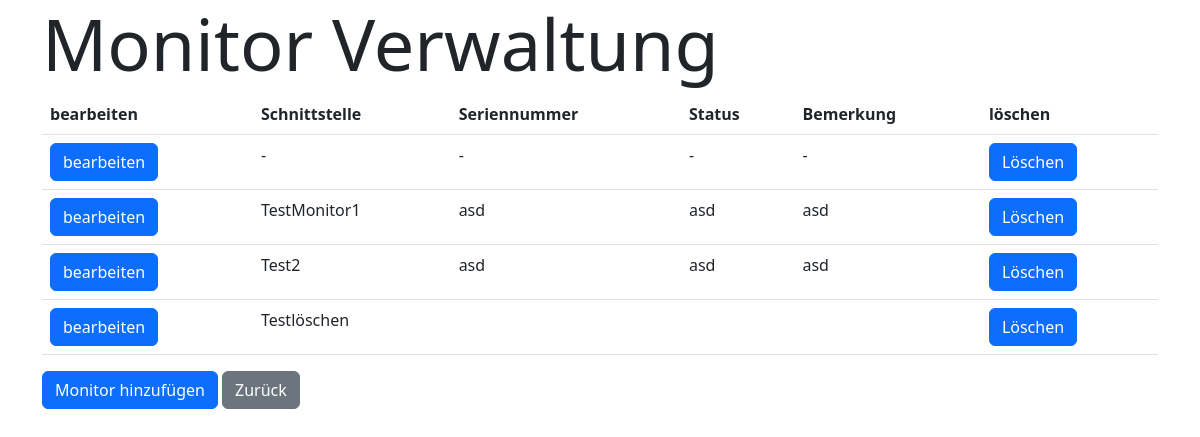
The app's page /itinventory/monitors/ (signed in), older data.
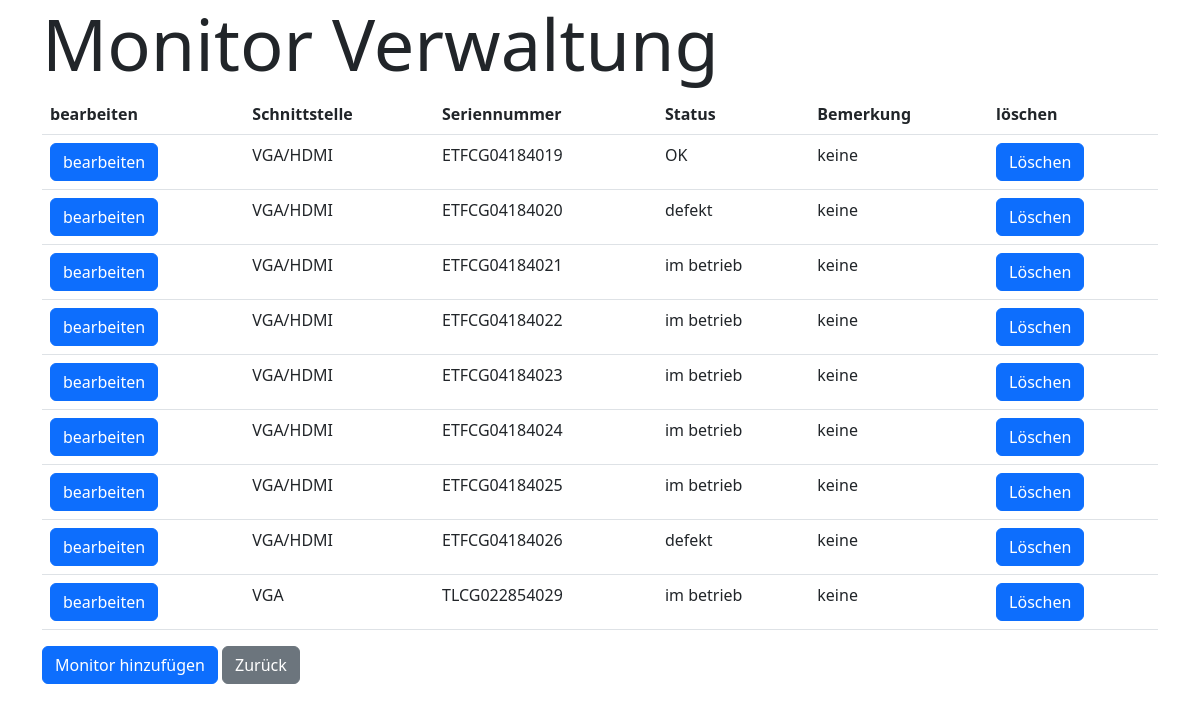
The same page, newer data.
### itinventory/models.py (models this page shows)
class Monitor(models.Model):
    schnittstelle = models.CharField(max_length=255)
    serialnummer = models.CharField(max_length=55,default=None, null=True, blank=True)
    bemaerkung = models.CharField(max_length=300,default=None, null=True, blank=True)
    status = models.CharField(max_length=100,default=None, null=True, blank=True)

### itinventory/views.py (the view)
# urls.py: path('monitors/', views.monitors, name='monitors'),
@login_required
def monitors(request):
    myMonitors = Monitor.objects.all().values()
    template = loader.get_template('monitors.html')
    context = {
        'myMonitors': myMonitors
    }
    return HttpResponse(template.render(context, request))

### itinventory/templates/monitors.html (shortened to what this page needs)
<!doctype html>
<html lang="en">
  <head>
    <link href="https://cdn.jsdelivr.net/npm/bootstrap@5.2.2/dist/css/bootstrap.min.css" rel="stylesheet">
    <link rel="icon" href="https://usercontent.one/wp/www.qa-rheinruhr.de/wp-content/uploads/favicon.png" sizes="32x32">  </head>
  <body>
    <div class="container" >
        <div class="row">
            <div class="col-12">
              <h1 class="display-2">Monitor Verwaltung</h1>
              <form action="/itinventory/addplatz/addplatzRecord/" method="post">
                <div class="table-responsive">
                <table class="table">
                  <tr>
                    <th>bearbeiten</th>
                    <th>Schnittstelle</th>
                    <th>Seriennummer</th>
                    <th>Status</th>
                    <th>Bemerkung</th>
                    <th>löschen</th>
                  </tr>
                  {% for x in myMonitors %}
                  <tr>
                    <td><a href="/itinventory/updateMONITOR/{{ x.id }}" class="btn btn-primary">bearbeiten</a></td>
                    <td>{{ x.schnittstelle }}</td>
                    <td>{{ x.serialnummer }}</td>
                    <td>{{ x.status }}</td>
                    <td>{{ x.bemaerkung }}</td>
                    <td>
                      <button type="button" class="btn btn-primary" data-bs-toggle="modal" data-bs-target="#exampleModal{{ x.id }}">
                        Löschen
                      </button>
                    </td>
                </tr>
                {% endfor %}
                </table>
              </div>
                <a href="/itinventory/addMONITOR/" class="btn btn-primary">Monitor hinzufügen</a>
                <a href="/itinventory/" class="btn btn-secondary">Zurück</a>
              </form>
            </div>
        </div>
    </div>
  </body>
</html>

Row changes from the older to the newer data that the page shows:
removed Monitor: schnittstelle "-", serialnummer "-", status "-", bemaerkung "-"
removed Monitor: schnittstelle "TestMonitor1", serialnummer "asd", status "asd", bemaerkung "asd"
removed Monitor: schnittstelle "Test2", serialnummer "asd", status "asd", bemaerkung "asd"
removed Monitor: schnittstelle "Testlöschen"
added Monitor: schnittstelle "VGA/HDMI", serialnummer "ETFCG04184019", status "OK", bemaerkung "keine"
added Monitor: schnittstelle "VGA/HDMI", serialnummer "ETFCG04184020", status "defekt", bemaerkung "keine"
added Monitor: schnittstelle "VGA/HDMI", serialnummer "ETFCG04184021", status "im betrieb", bemaerkung "keine"
added Monitor: schnittstelle "VGA/HDMI", serialnummer "ETFCG04184022", status "im betrieb", bemaerkung "keine"
added Monitor: schnittstelle "VGA/HDMI", serialnummer "ETFCG04184023", status "im betrieb", bemaerkung "keine"
added Monitor: schnittstelle "VGA/HDMI", serialnummer "ETFCG04184024", status "im betrieb", bemaerkung "keine"
added Monitor: schnittstelle "VGA/HDMI", serialnummer "ETFCG04184025", status "im betrieb", bemaerkung "keine"
added Monitor: schnittstelle "VGA/HDMI", serialnummer "ETFCG04184026", status "defekt", bemaerkung "keine"
added Monitor: schnittstelle "VGA", serialnummer "TLCG022854029", status "im betrieb", bemaerkung "keine"
